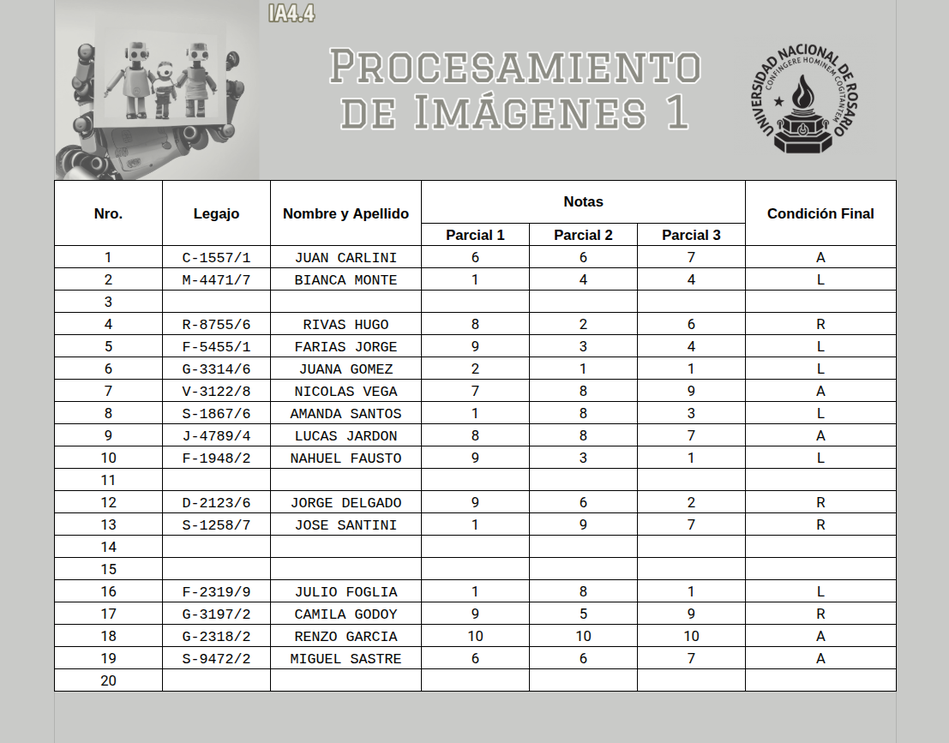
#> input picture Img/grade_sheet_1.png, 949 x 743 px, shrunk from 1107 x 867 before the run; its folder holds 4 pictures in this run
$ python 'Validacion de planillas.py'
#> lines starting #> are read from the running program, lines starting #| are printed output that depends on the picture; after the words box and inside, x2 and y2 are one past the last pixel; in counts of white or black regions, pixels touching at a corner belong together
"""Problema 2: validación automática de planillas de calificaciones."""

from __future__ import annotations

import argparse
import csv
from dataclasses import dataclass
from pathlib import Path

import cv2
import numpy as np

CAMPOS = ("Legajo", "Nombre y Apellido", "Parcial 1", "Parcial 2", "Parcial 3", "Condición Final")


@dataclass
class Campo:
    imagen: np.ndarray
    cantidad: int
    espacios: int
    hay_espacios: bool


def centros_de_lineas(proyeccion: np.ndarray, umbral: float) -> list[int]:
    """Devuelve el centro de cada tramo continuo que supera el umbral."""
    mascara = proyeccion > umbral
    cambios = np.flatnonzero(np.diff(np.r_[False, mascara, False]))
    return [int(round((inicio + fin - 1) / 2)) for inicio, fin in zip(cambios[::2], cambios[1::2])]


def detectar_grilla(imagen: np.ndarray) -> tuple[list[int], list[int]]:
    """Detecta las líneas de la tabla sin depender de su escala o posición."""
    tinta = imagen < 160
    filas = centros_de_lineas(tinta.sum(axis=1), tinta.shape[1] * 0.55)
    columnas = centros_de_lineas(tinta.sum(axis=0), tinta.shape[0] * 0.55)
    if len(filas) < 3 or len(columnas) != 8:
        raise ValueError("No se pudo detectar la grilla esperada de la planilla.")
    return filas, columnas


def analizar_campo(celda: np.ndarray) -> Campo:
    """Obtiene caracteres y separaciones entre palabras de una celda."""
    binaria = (celda < 160).astype(np.uint8)
    _, _, estadisticas, _ = cv2.connectedComponentsWithStats(binaria, 8)
    componentes = estadisticas[1:][estadisticas[1:, cv2.CC_STAT_AREA] >= 3]
    componentes = componentes[np.argsort(componentes[:, cv2.CC_STAT_LEFT])]
    separaciones = []
    for anterior, siguiente in zip(componentes, componentes[1:]):
        fin = anterior[cv2.CC_STAT_LEFT] + anterior[cv2.CC_STAT_WIDTH]
        separaciones.append(siguiente[cv2.CC_STAT_LEFT] - fin)
    # El espacio entre letras es de hasta 3 píxeles en las planillas provistas.
    espacios = sum(hueco > 5 for hueco in separaciones)
    return Campo(celda, len(componentes), espacios, espacios > 0)


def validar(campos: list[Campo]) -> list[str]:
    """Aplica las restricciones de longitud y separación del enunciado."""
    legajo, nombre, parcial1, parcial2, parcial3, condicion = campos
    return [
        "OK" if legajo.cantidad == 8 and not legajo.hay_espacios else "MAL",
        "OK" if nombre.espacios >= 1 and 2 <= nombre.cantidad + nombre.espacios <= 12 else "MAL",
        "OK" if 1 <= parcial1.cantidad <= 2 and not parcial1.hay_espacios else "MAL",
        "OK" if 1 <= parcial2.cantidad <= 2 and not parcial2.hay_espacios else "MAL",
        "OK" if 1 <= parcial3.cantidad <= 2 and not parcial3.hay_espacios else "MAL",
        "OK" if condicion.cantidad == 1 else "MAL",
    ]


def leer_condicion(celda: np.ndarray) -> str | None:
    """Distingue A, L y R para señalizar R y L en la imagen de salida."""
    binaria = (celda < 160).astype(np.uint8)
    _, _, estadisticas, _ = cv2.connectedComponentsWithStats(binaria, 8)
    componentes = estadisticas[1:]
    componentes = componentes[componentes[:, cv2.CC_STAT_AREA] >= 3]
    if len(componentes) != 1:
        return None
    x, y, ancho, alto, _ = componentes[0]
    caracter = binaria[y : y + alto, x : x + ancho]
    # L no tiene tinta a la derecha en su mitad superior. R tiene, además,
    # un trazo superior horizontal más ancho que A.
    if not caracter[: alto // 2, ancho // 2 :].any():
        return "L"
    promedio_superior = caracter[: max(1, alto // 3)].sum() / max(1, alto // 3)
    return "R" if promedio_superior >= ancho * 0.55 else "A"


def escribir_csv(ruta: Path, resultados: list[list[str]]) -> None:
    with ruta.open("w", newline="", encoding="utf-8") as archivo:
        escritor = csv.writer(archivo)
        escritor.writerow(["ID", *CAMPOS])
        for identificador, validacion in enumerate(resultados, start=1):
            escritor.writerow([identificador, *validacion])


def guardar_no_aprobados(ruta: Path, alumnos: list[tuple[np.ndarray, str]]) -> None:
    """Guarda crops de nombre con una etiqueta RECUPERA (R) o LIBRE (L)."""
    alto_fila, margen, etiqueta = 38, 10, 150
    ancho_nombres = max((nombre.shape[1] for nombre, _ in alumnos), default=300)
    salida = np.full((margen * 2 + alto_fila * max(1, len(alumnos)), ancho_nombres + etiqueta + margen * 3, 3), 255, np.uint8)
    if not alumnos:
        cv2.putText(salida, "No hay alumnos no aprobados con registros validos.", (margen, 27), cv2.FONT_HERSHEY_SIMPLEX, 0.5, (0, 0, 0), 1, cv2.LINE_AA)
    for indice, (nombre, condicion) in enumerate(alumnos):
        y = margen + indice * alto_fila
        alto = min(nombre.shape[0], alto_fila - 4)
        salida[y : y + alto, margen : margen + nombre.shape[1]] = cv2.cvtColor(nombre[:alto], cv2.COLOR_GRAY2BGR)
        texto = "RECUPERA (R)" if condicion == "R" else "LIBRE (L)"
        color = (0, 140, 255) if condicion == "R" else (0, 0, 220)
        cv2.putText(salida, texto, (ancho_nombres + margen * 2, y + 23), cv2.FONT_HERSHEY_SIMPLEX, 0.48, color, 1, cv2.LINE_AA)
    if not cv2.imwrite(str(ruta), salida):
        raise OSError(f"No se pudo guardar {ruta}")


def procesar_planilla(ruta_imagen: Path, salida: Path) -> None:
    imagen = cv2.imread(str(ruta_imagen), cv2.IMREAD_GRAYSCALE)
    if imagen is None:
        raise FileNotFoundError(f"No se pudo leer {ruta_imagen}")
    filas, columnas = detectar_grilla(imagen)
    resultados: list[list[str]] = []
    no_aprobados: list[tuple[np.ndarray, str]] = []
    # La primera franja es el encabezado; las siguientes son registros.
    for indice, (arriba, abajo) in enumerate(zip(filas[1:], filas[2:]), start=1):
        campos = [analizar_campo(imagen[arriba + 2 : abajo - 2, columnas[columna] + 2 : columnas[columna + 1] - 2]) for columna in range(1, 7)]
        validacion = validar(campos)
        resultados.append(validacion)
        print(f"Registro {indice}:")
        for nombre_campo, estado in zip(CAMPOS, validacion):
            print(f"{nombre_campo}: {estado}")
        condicion = leer_condicion(campos[-1].imagen)
        if all(estado == "OK" for estado in validacion) and condicion in {"L", "R"}:
            no_aprobados.append((campos[1].imagen, condicion))
    salida.mkdir(parents=True, exist_ok=True)
    nombre = ruta_imagen.stem
    escribir_csv(salida / f"validacion_{nombre}.csv", resultados)
    guardar_no_aprobados(salida / f"no_aprobados_{nombre}.png", no_aprobados)
    print(f"CSV: {salida / f'validacion_{nombre}.csv'}")
    print(f"Imagen: {salida / f'no_aprobados_{nombre}.png'}")


def main() -> None:
    raiz = Path(__file__).resolve().parent
    parser = argparse.ArgumentParser(description="Valida planillas de calificaciones.")
    parser.add_argument("--imagenes", type=Path, nargs="+", default=sorted((raiz / "Img").glob("grade_sheet_[0-9].png")), help="Una o más planillas PNG.")
    parser.add_argument("--salida", type=Path, default=raiz / "Resultados" / "Problema2", help="Carpeta de resultados.")
    argumentos = parser.parse_args()
    for ruta in argumentos.imagenes:
        procesar_planilla(ruta, argumentos.salida)
#> in detectar_grilla, `tinta = imagen < 160`:
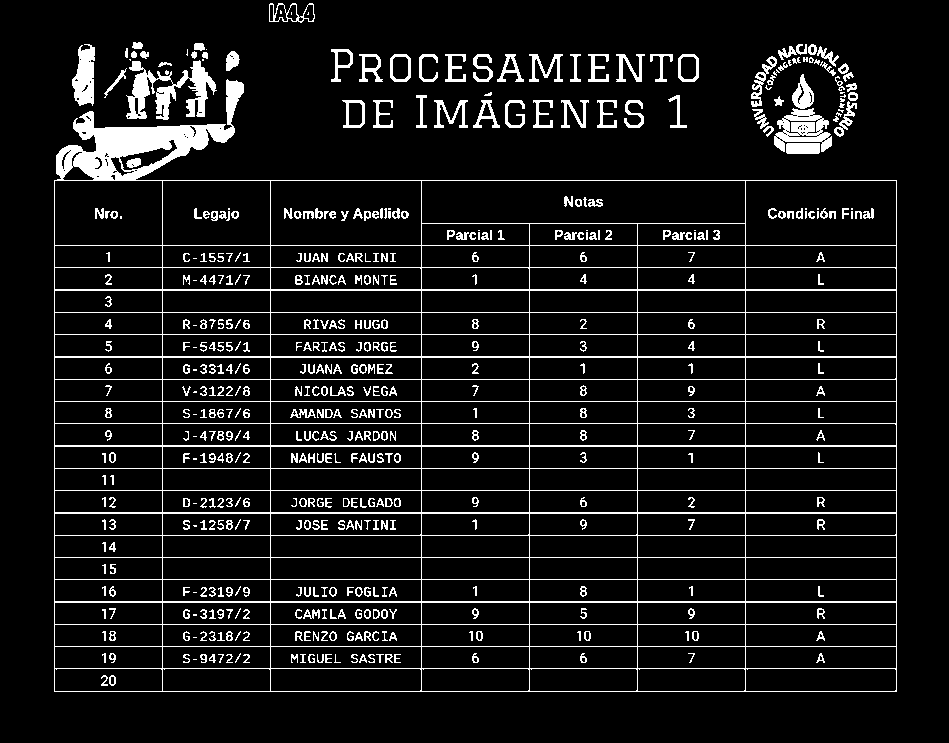
#> tinta: shape (743, 949) bool; 8.8% white; 527 white regions (70 under 20 px), largest, box (x1, y1, x2, y2) and area: (54, 79, 897, 692) 32930, (126, 60, 217, 120) 2317, (774, 108, 832, 152) 1392
#> in centros_de_lineas, `cambios = np.flatnonzero(np.diff(np.r_[False, mascara, False]))`: cambios = 44 values from 180 to 692
#> in detectar_grilla, `filas = centros_de_lineas(tinta.sum(axis=1), tinta.shape[1] * 0.55)`: filas = [180, 245, 267, 290, 312, 334, 356, 379, 401, 423, 446, 468, 490, 512, 535, 557, 579, 602, 624, 646, 668, 691]
#> in detectar_grilla, `columnas = centros_de_lineas(tinta.sum(axis=0), tinta.shape[0] * 0.55)`: columnas = [54, 162, 270, 421, 529, 637, 745, 896]
#> the loop in procesar_planilla, `for indice, (arriba, abajo) in enumerate(zip(filas[1:], filas[2:]), st..` made 20 passes
#> (arriba, abajo, validacion, x in leer_condicion, y in leer_condicion, ancho in leer_condicion, alto in leer_condicion) on passes 1, 4, 7, 9, 12, 13: (245, 267, ['OK', 'OK', 'OK', 'OK', 'OK', 'OK'], 69, 5, 9, 10), (312, 334, ['OK', 'OK', 'OK', 'OK', 'OK', 'OK'], 70, 5, 8, 10), (379, 401, ['OK', 'OK', 'OK', 'OK', 'OK', 'OK'], 69, 5, 9, 10), (423, 446, ['OK', 'OK', 'OK', 'OK', 'OK', 'OK'], 69, 5, 9, 11), (490, 512, ['OK', 'MAL', 'OK', 'OK', 'OK', 'OK'], 70, 5, 8, 10), (512, 535, ['OK', 'OK', 'OK', 'OK', 'OK', 'OK'], 70, 5, 8, 11)
#> (arriba, abajo, validacion, x in leer_condicion, y in leer_condicion, ancho in leer_condicion, alto in leer_condicion) on passes 2, 5, 6, 8, 10, 16: (267, 290, ['OK', 'OK', 'OK', 'OK', 'OK', 'OK'], 71, 5, 6, 11), (334, 356, ['OK', 'OK', 'OK', 'OK', 'OK', 'OK'], 71, 5, 6, 11), (356, 379, ['OK', 'OK', 'OK', 'OK', 'OK', 'OK'], 71, 5, 6, 11), (401, 423, ['OK', 'OK', 'OK', 'OK', 'OK', 'OK'], 71, 5, 6, 10), (446, 468, ['OK', 'MAL', 'OK', 'OK', 'OK', 'OK'], 71, 4, 6, 11), (579, 602, ['OK', 'OK', 'OK', 'OK', 'OK', 'OK'], 71, 5, 6, 11)
#> (printed output is left out)
#> after the loop in procesar_planilla, `for indice, (arriba, abajo) in enumerate(zip(filas[1:], filas[2:]), st..`: no_aprobados = 8 items; resultados = 20 items
#> the loop in escribir_csv, `for identificador, validacion in enumerate(resultados, start=1):` made 20 passes
#> validacion on passes 1 to 12: ['OK', 'OK', 'OK', 'OK', 'OK', 'OK'], ['OK', 'OK', 'OK', 'OK', 'OK', 'OK'], ['MAL', 'MAL', 'MAL', 'MAL', 'MAL', 'MAL'], ['OK', 'OK', 'OK', 'OK', 'OK', 'OK'], ['OK', 'OK', 'OK', 'OK', 'OK', 'OK'], ['OK', 'OK', 'OK', 'OK', 'OK', 'OK'], ['OK', 'OK', 'OK', 'OK', 'OK', 'OK'], ['OK', 'OK', 'OK', 'OK', 'OK', 'OK'], ['OK', 'OK', 'OK', 'OK', 'OK', 'OK'], ['OK', 'MAL', 'OK', 'OK', 'OK', 'OK'], ['MAL', 'MAL', 'MAL', 'MAL', 'MAL', 'MAL'], ['OK', 'MAL', 'OK', 'OK', 'OK', 'OK']
#> in guardar_no_aprobados, `ancho_nombres = max((nombre.shape[1] for nombre, _ in alumnos), defaul..`: ancho_nombres = 147
#> in guardar_no_aprobados, `salida = np.full((margen * 2 + alto_fila * max(1, len(alumnos)), ancho..`: salida: shape (324, 327, 3); every value is 255
#> the loop in guardar_no_aprobados, `for indice, (nombre, condicion) in enumerate(alumnos):` made 8 passes
#> (condicion, y, alto, texto, color) on passes 1 to 8: ('L', 10, 19, 'LIBRE (L)', (0, 0, 220)), ('R', 48, 18, 'RECUPERA (R)', (0, 140, 255)), ('L', 86, 18, 'LIBRE (L)', (0, 0, 220)), ('L', 124, 19, 'LIBRE (L)', (0, 0, 220)), ('L', 162, 18, 'LIBRE (L)', (0, 0, 220)), ('R', 200, 19, 'RECUPERA (R)', (0, 140, 255)), ('L', 238, 19, 'LIBRE (L)', (0, 0, 220)), ('R', 276, 18, 'RECUPERA (R)', (0, 140, 255))
#> after the loop in guardar_no_aprobados, `for indice, (nombre, condicion) in enumerate(alumnos):`:
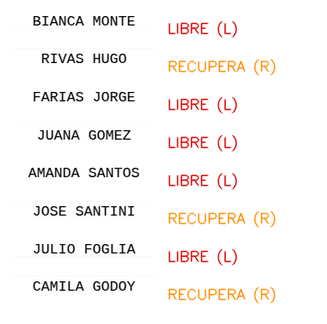
#> salida: shape (324, 327, 3); mean of channels 0, 1, 2 243.6, 245, 248.5; drawn as B, G, R
#> pass 2 of the loop in main, `for ruta in argumentos.imagenes:`:
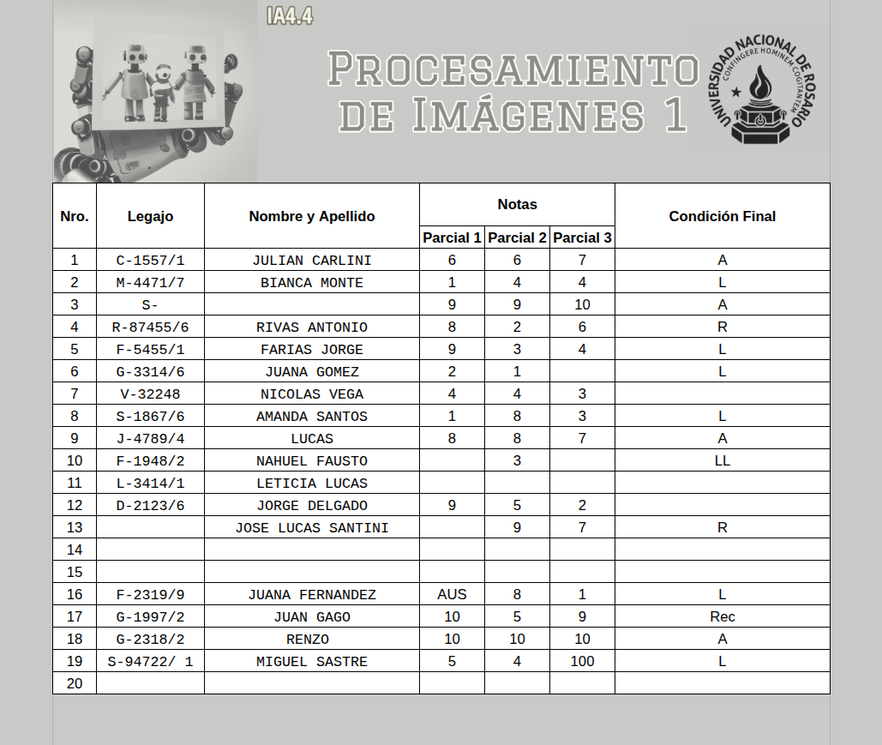
#> input picture Img/grade_sheet_2.png, 882 x 745 px, shrunk from 1029 x 869 before the run
#> imagen: shape (745, 882)
#> in detectar_grilla (call 2), `tinta = imagen < 160`:
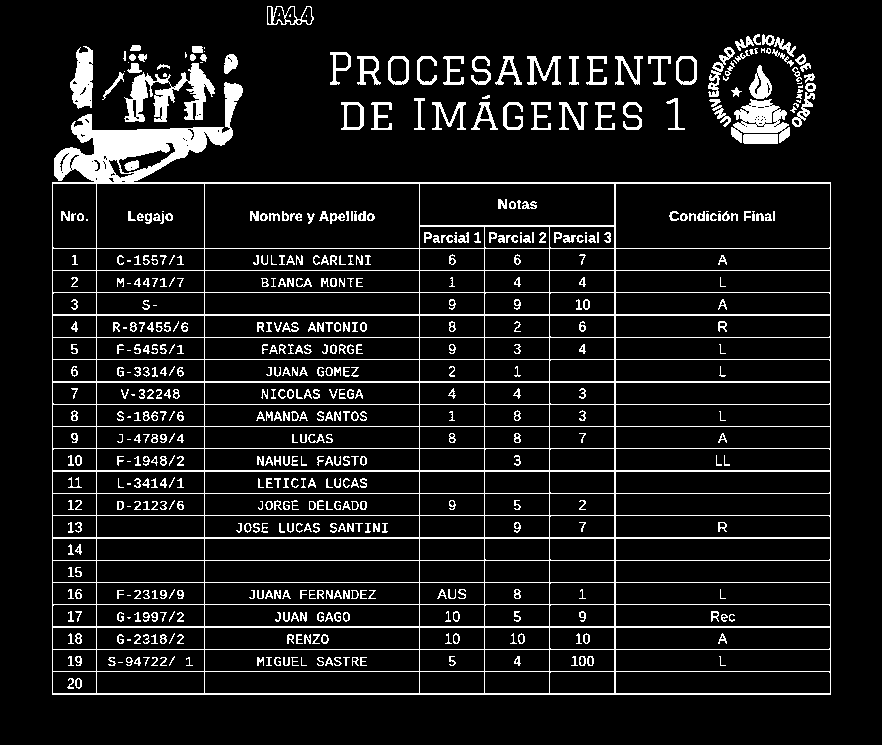
#> tinta: shape (745, 882) bool; 9.6% white; 550 white regions (73 under 20 px), largest, box (x1, y1, x2, y2) and area: (52, 82, 831, 695) 33281, (124, 63, 215, 122) 2224, (731, 99, 790, 143) 1467
#> in detectar_grilla (call 2), `filas = centros_de_lineas(tinta.sum(axis=1), tinta.shape[1] * 0.55)`: filas = [182, 248, 270, 292, 314, 337, 359, 382, 404, 426, 448, 470, 493, 515, 538, 560, 582, 604, 626, 649, 671, 694]
#> in detectar_grilla (call 2), `columnas = centros_de_lineas(tinta.sum(axis=0), tinta.shape[0] * 0.55)`: columnas = [52, 96, 204, 419, 484, 549, 614, 830]
#> the loop in procesar_planilla (call 2), `for indice, (arriba, abajo) in enumerate(zip(filas[1:], filas[2:]), st..` made 20 passes
#> (arriba, abajo) on passes 7 to 14: (382, 404), (404, 426), (426, 448), (448, 470), (470, 493), (493, 515), (515, 538), (538, 560)
#> (printed output is left out)
#> the loop in escribir_csv (call 2), `for identificador, validacion in enumerate(resultados, start=1):` made 20 passes
#> the loop in guardar_no_aprobados (call 2), `for indice, (nombre, condicion) in enumerate(alumnos):` made 2 passes
#> (indice, condicion) on passes 1 to 2: (0, 'L'), (1, 'L')
#> after the loop in guardar_no_aprobados (call 2), `for indice, (nombre, condicion) in enumerate(alumnos):`:
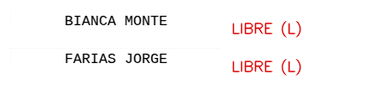
#> salida: shape (96, 391, 3); mean of channels 0, 1, 2 247.5, 247.5, 250.1; drawn as B, G, R
#> pass 3 of the loop in main, `for ruta in argumentos.imagenes:`:
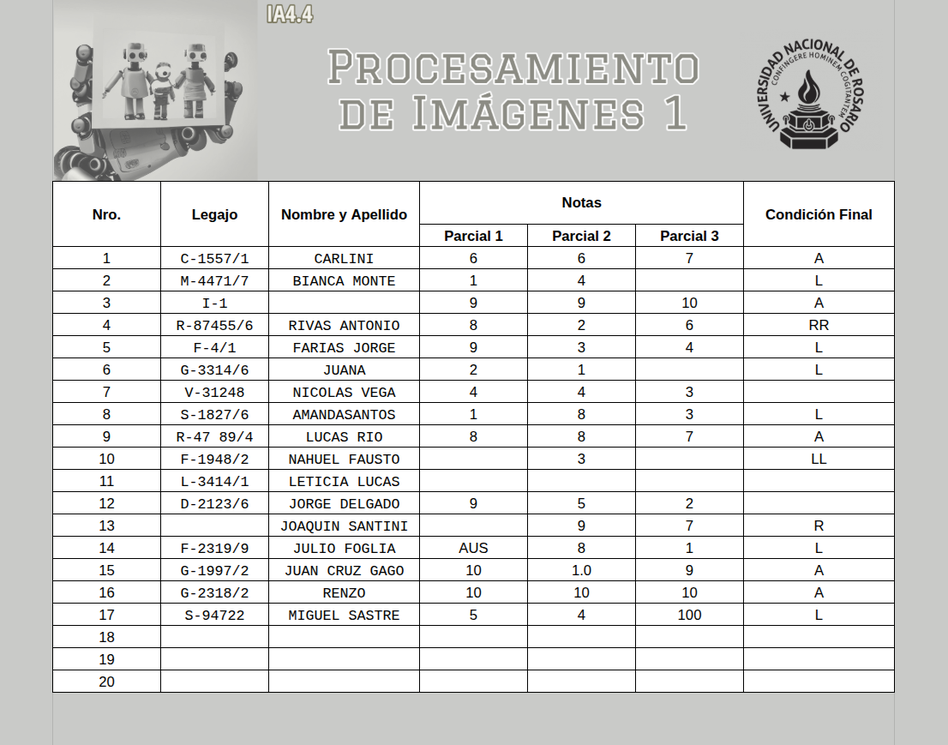
#> input picture Img/grade_sheet_3.png, 948 x 745 px, shrunk from 1106 x 869 before the run
#> imagen: shape (745, 948)
#> in detectar_grilla (call 3), `tinta = imagen < 160`:
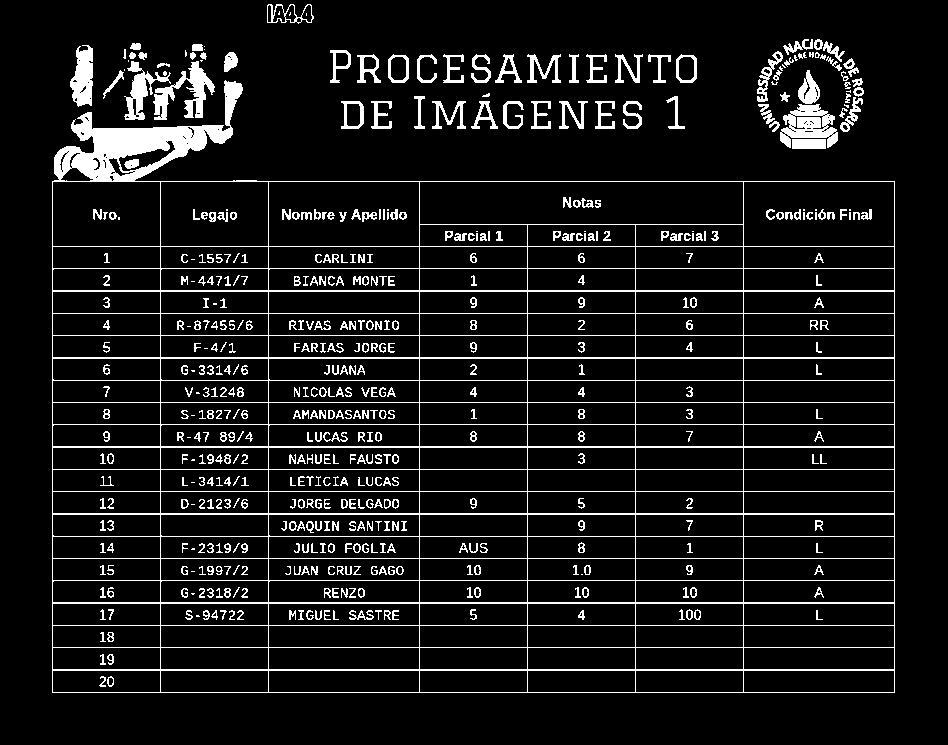
#> tinta: shape (745, 948) bool; 8.9% white; 531 white regions (66 under 20 px), largest, box (x1, y1, x2, y2) and area: (52, 80, 895, 693) 33805, (780, 104, 838, 148) 1456, (153, 61, 215, 120) 1379
#> the loop in procesar_planilla (call 3), `for indice, (arriba, abajo) in enumerate(zip(filas[1:], filas[2:]), st..` made 20 passes
#> (arriba, abajo) on passes 1 to 8: (246, 268), (268, 290), (290, 313), (313, 335), (335, 358), (358, 380), (380, 402), (402, 424)
#> (printed output is left out)
#> in guardar_no_aprobados (call 3), `cv2.putText(salida, "No hay alumnos no aprobados con registros validos..`:
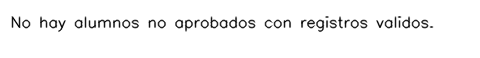
#> salida: shape (58, 480, 3); min 4, max 255, mean 245


if __name__ == "__main__":
    main()
